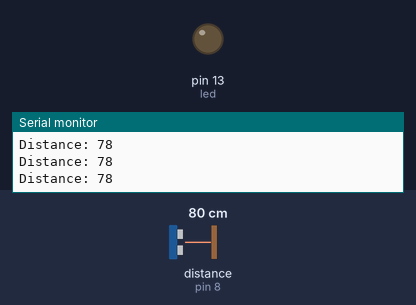
Bench run of a sketch on a simulated Arduino Uno, built with avr-gcc and run on an emulated ATmega328P. Parts: output pins drawn as LEDs (lit = HIGH), the last lines printed to the serial monitor. Wiring (inferred from the names in the program): ultrasonic range finder: trigger pin 9; echo pin 8. Inputs (shaded band) come from the test bench; at power-on: distance to the obstacle (sensor on pin 8) 80 cm. The echo pulse lasts 58.3 µs per cm; pins used as bus, display or sensor lines are not drawn.

Above: at 1.2 s.
1.3 s: distance to the obstacle (sensor on pin 8) set to 24 cm
2.8 s: distance to the obstacle (sensor on pin 8) set to 19 cm
At 3.3 s:
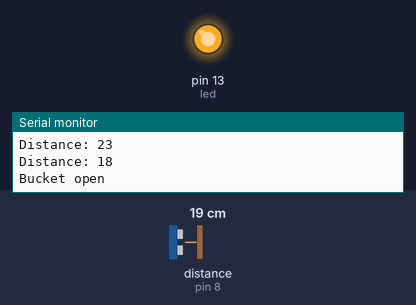
Timing chart, 0 to 5.8 s (numbered marks = the images above; inputs shaded):
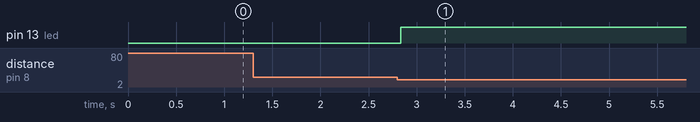

The sketch:

Ultrasonic_Led.ino
```cpp
//define Pins
int led = 13;
int trigPin = 9;
int echoPin = 8;
int led1 = 12;

// defines variables
long duration;
int distance;

void setup()
{
  //Sets the Led as an Output
pinMode(led, OUTPUT);
// Sets the trigPin as an Output
pinMode(trigPin, OUTPUT);
// Sets the echoPin as an Input
pinMode(echoPin, INPUT);
// Starts the serial communication
Serial.begin(9600);
}
void loop()
{
// Clears the trigPin
digitalWrite(trigPin, LOW);
delayMicroseconds(2);
// Sets the trigPin on HIGH state for 10 micro seconds
digitalWrite(trigPin, HIGH);
delayMicroseconds(10);
digitalWrite(trigPin, LOW);
// Reads the echoPin, returns the sound wave travel time in microseconds
duration = pulseIn(echoPin, HIGH);
// Calculating the distance
distance= duration*0.034/2;
// Prints the distance on the Serial Monitor
Serial.print("Distance: ");
Serial.println(distance);
if ( distance <= 21 ) // Change Distance according to Ultrasonic Sensor Placement
 {
  Serial.println("Bucket open\n");
  digitalWrite(led1,HIGH); //Ivide LED Indicatornte positive pin kodukkuka...negetive GNDyil kodukkuka..
  digitalWrite (led , HIGH ); //Motor oru node 13lum oru node GND yilum kodukkanam

  delay (15000); //Ivide 15000 means 15 seconds aanu..
 }
else
{
digitalWrite (led, LOW );
 }

}
```

Measured:
- the behaviour switches between 23 and 22 cm on distance to the obstacle (sensor on pin 8) (found by bisection; images 0 and 1)
- after the input at 2.8 s, pin 13 (led): LOW → HIGH at once
